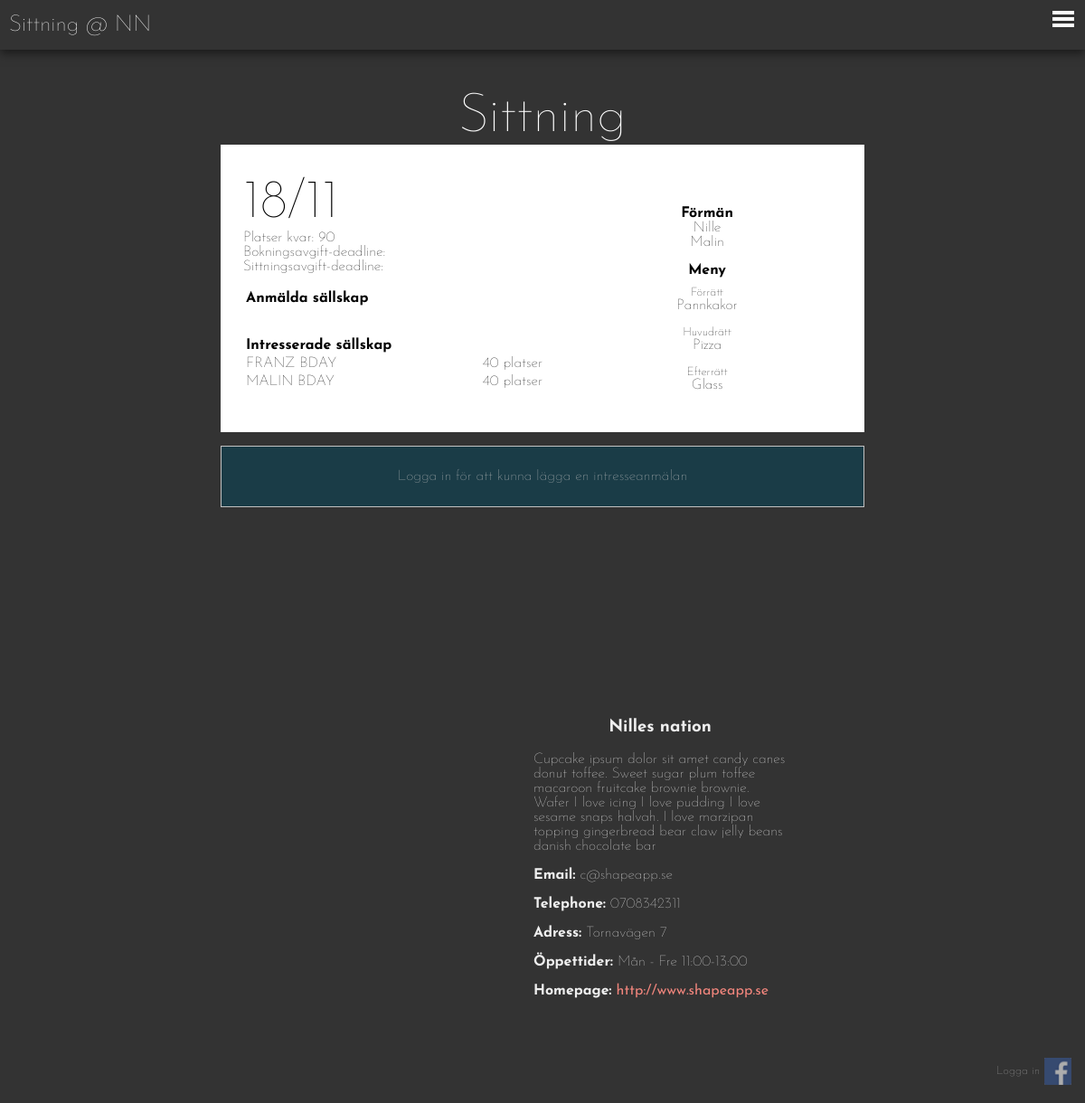
/sitting.php?sittId=3, run on the app's committed database.
### tables this page shows
create table sitting (
	id 				    integer auto_increment,
	sittDate		   	date not null,
	appetiser   		varchar(50),
	main       			varchar(50),
	desert	    		varchar(50),
	prelDeadline	    date,
	payDeadline		    date,
	active				tinyint(1) DEFAULT 1,
	resName				varchar(30),
	primary key(id),
	foreign key(resName) references restaurant(name) ON UPDATE CASCADE
);

create table restaurant (
    name			varchar(30),
	nickname		varchar(30),
	email	    	varchar(50),
    telephone       varchar(30),
	homepage        varchar(70),
    hours	    	tinytext,
    address         varchar(70),
	deposit 		integer,
	price   		integer,
	size   			integer,
	summary 		tinytext,
	backgroundimage tinytext,
	loggoimage 		tinytext,
    active          tinyint(1) DEFAULT 1,
	primary key(name)
);

create table party (
	id  			integer auto_increment,
	name    		varchar(30),
	partyType		varchar(20),
	sittId			integer NOT NULL,
	interest    	integer,
	message     	text,
	urlkey			varchar(10) NOT NULL,
	primary key(id),
	foreign key(partyType) references partytype(partyType) ON UPDATE CASCADE,
	foreign key(sittId) references sitting(id)
);

create table participant (
    id              integer auto_increment,
    name            varchar(30),
    other           varchar(50),
    loginaccount    integer NULL,
    active          tinyint(1) DEFAULT 1,
    primary key (id),
    foreign key (loginaccount) references loginaccount(id)
);

### db/dbHandler.php (called while the page is built, shortened)
<?php
	require_once 'database.php';
	require_once 'dataConverter.php';
	class DatabaseHandler extends DataConverter {
		private $db;
		public function __construct() {
			$this->db = new Database(DB_SERVER, DB_USERNAME, DB_PASSWORD, DB_DATABASE);
		}
		public function connect(){
			$this->db->openConnection();
		}
		public function disconnect(){
			$this->db->closeConnection();
		}
		public function getRestaurant($name){
			$sql = "SELECT * FROM restaurant WHERE name=?";
			$result = $this->db->executeQuery($sql, array($name));
			return $result[0];
			}
		public function getAccessLevel($fbid, $resName) {
		    $sql = "SELECT ut.accessLevel FROM restaurantparticipant as rp JOIN participantlogin as p ON rp.participantId = p.id JOIN usertype as ut ON rp.userType=ut.userType WHERE p.fbid=? AND rp.resName=?";
    		$result = $this->db->executeQuery($sql, array($fbid, $resName));
    		return $result[0][0];
		}
		public function getSitting($sittId) {
			$sql = "SELECT * FROM sitting WHERE id=?";
			$result = $this->db->executeQuery($sql, array($sittId));
			return $this->arrToSitting($result[0]);
		}
		public function getSittingForeman($sittId) {
			$sql = "SELECT p.name, p.id FROM sittingforeman as sf JOIN participant as p WHERE sf.participantId = p.id AND sf.sittId=?";
			$result = $this->db->executeQuery($sql, array($sittId));
			return $result;
		}
		public function getParties($sittId) {
			$sql = "SELECT * FROM party WHERE sittId=?";
			$result = $this->db->executeQuery($sql, array($sittId));
			return $this->arrarrParty($result);
		}
	}
?>

### db/database.php (called while the page is built, shortened)
<?php
class Database {
  private $host;
  private $userName;
  private $password;
  private $database;
  private $conn;
  public function __construct($host, $userName, $password, $database) {
    $this->host = $host;
    $this->userName = $userName;
    $this->password = $password;
    $this->database = $database;
  }
  public function openConnection() {
    try {
      $this->conn = new PDO("mysql:host=$this->host;dbname=$this->database",
        $this->userName,  $this->password,
        array(PDO::MYSQL_ATTR_INIT_COMMAND => "SET NAMES utf8"));
      $this->conn->setAttribute(PDO::ATTR_ERRMODE, PDO::ERRMODE_EXCEPTION);
    } catch (PDOException $e) {
      $error = "Connection error: " . $e->getMessage();
      print $error . "<p>";
      unset($this->conn);
      return false;
    }
    return true;
  }
  public function closeConnection() {
    $this->conn = null;
  }
  public function isConnected() {
    return isset($this->conn);
  }
  public function executeQuery($query, $param = null) {
    try {
      $stmt = $this->conn->prepare($query);
      $stmt->execute($param);
      $result = $stmt->fetchAll();
    } catch (PDOException $e) {
      $error = "*** Internal error: " . $e->getMessage() . "<p>" . $query;
      die($error);
    }
    return $result;
  }
}
?>

### db/dataConverter.php (called while the page is built, shortened)
<?php
class DataConverter{
	 function arrToSitting($arr){
		$s = (object)[
			'id' => $arr[0],
			'date' => $arr[1],
			'appetiser' => $arr[2],
			'main' => $arr[3],
			'desert' => $arr[4],
			'prelDay' => $arr[5],
			'payDay' => $arr[6],
		];
		return $s;
	}
	 function arrToParty($arr){
		return (object) [
			'id' => $arr[0],
			'name' => $arr[1],
			'type' => $arr[2],
			'sittId' => $arr[3],
			'interest' => $arr[4],
			'message' => $arr[5],
			'key' => $arr[6],
			'interestOnly' => ($arr[5] == 0 && $arr[6] == 0)
		];
	}
	 function arrarrParty($arr){
		$parties = array();
		foreach ($arr as $key => $p) {
			$party = $this->arrToParty($p);
			$parties[] = $party;
		}
		return $parties;
	}
}
?>

### loginCheck.php (called while the page is built, shortened)
<?php
	require_once 'db/dbHandler.php';
	$loggedIn = false;
	$resName = 'Nilles nation';
	$dbHandler = new DatabaseHandler();
	$restaurant = $dbHandler->getRestaurant($resName);
	$myAccessLevel = $dbHandler->getAccessLevel($fbid, $restaurant[0]);
?>

### sitting.php (the view, shortened to what this page needs)
<?php
	require_once 'header.php';
 	$dbHandler = new DatabaseHandler();
 	$sittId = $_GET['sittId'];
	$sitting = $dbHandler->getSitting($sittId);
	$parties = $dbHandler->getParties($sittId);
	$foreman = $dbHandler->getSittingForeman($sittId);
	$isSittingForeman = false;
	$spotsLeft = $restaurant[9];
 ?>
<div class="content">
	<div class="title">Sittning</div>
	<div class="single-sitting">
		<div class="left side">
				<h3><?php echo date('j/n', strtotime($sitting->date)); ?></h3>
				<label>Platser kvar: </label><span><?php echo $spotsLeft; ?></span><br />
				<label>Bokningsavgift-deadline: </label><span><?php echo $sitting->prelDay; ?></span><br />
				<label>Sittningsavgift-deadline: </label><span><?php echo $sitting->payDay; ?></span>
                <br /><br />
				<table>
					<tr>
						<th>Anmälda sällskap</th>
						<th></th>
					</tr>
					<?php
	                    $hasInterestedParties = false;
						foreach ($parties as $key => $p) {
							$prelSpots = 0;
							if($prelSpots == 0){
                                $hasInterestedParties = true;
							}
						}
					?>
				</table>
				<?php if($hasInterestedParties) : ?>
				<table>
					<tr>
						<th>Intresserade sällskap</th>
						<th></th>
					</tr>
					<?php
						foreach ($parties as $key => $p) {
							$isParticipating = false;
							$prelSpots = 0;
							if($prelSpots == 0){
							?>
                            <tr>
								<?php
									if($isParticipating || $myAccessLevel >= 5 || $isSittingForeman){
										echo '<td><a href="' . $p->key . '">' . $p->name . '</a></td>';
									} else {
										echo '<td>' . $p->name . '</td>';
									}
								?>
								<td class="right"><?php echo "$p->interest platser"; ?></td>
							</tr>
							<?php
							}
						}
					?>
				</table>
				<?php endif; ?>
		</div>
		<div class="right side">
			<h4>Förmän</h4>
			<span>
			<?php
				foreach ($foreman as $key => $f) {
					echo  $f[0] . '<br />';
				}
			?></span>
			<h4>Meny</h4>
			<label class="mitten">Förrätt</label>
			<span class="mitten"><?php echo $sitting->appetiser; ?></span>
			<label class="mitten">Huvudrätt</label>
			<span class="mitten"><?php echo $sitting->main; ?></span>
			<label class="mitten">Efterrätt</label>
			<span class="mitten"><?php echo $sitting->desert; ?></span>
		</div>
	</div>
	<?php if($loggedIn) : ?>
        <div class="button primary"  onclick="location.href='interest.php?sittId=<?php echo $sitting->id; ?>';">
            <span>+ Lägg en intresseanmälan</span>
        </div>
        <?php else : ?>
            <div class="button primary"  onclick="location.href='facebook-login/fbconfig.php';">
                <span>Logga in för att kunna lägga en intresseanmälan</span>
            </div>
        <?php endif; ?>
</div>
<?php include 'footer.php'; ?>

### footer.php (shortened to what this page needs)
    <footer>
        <div class="logocontainer" style="background-image: url('uploads/<?php echo $restaurant[12]; ?>');">
        </div>
        <div class="infocontainer">
            <h3><?php echo $restaurant[0]; ?></h3>
            <p><?php echo $restaurant[10]; ?></p>
            <div class="contactinformation">
                <p><strong>Email: </strong> <?php echo $restaurant[2] ?> </p>
                <p><strong>Telephone: </strong> <?php echo $restaurant[3]; ?> </p>
                <p><strong>Adress: </strong> <?php echo $restaurant[6]; ?> </p>
                <p><strong>Öppettider: </strong> <?php echo $restaurant[5]; ?> </p>
                <p><strong>Homepage: </strong> <a href="<?php echo $restaurant[4]; ?>"><?php echo $restaurant[4]; ?></a> </p>
            </div>
        </div>
    </footer>
    <?php if ($loggedIn): ?>
        <div class="fb-login">
            <a href="facebook-login/logout.php">
            <img src="https://graph.facebook.com/<?php echo $fbid; ?>/picture" />
            <span><?php echo $fbFullname; ?></span>
            <br />
            Logga ut</a>
        </div>
    <?php else : ?>
        <div class="fb-login">
            <img src="images/FB-logga.png" />
            <span class="login">Logga in</span>
        </div>
    <?php endif; ?>
	<div class="header">
		<a href="index.php">Sittning @ <?php echo $restaurant[1]; ?></a>
		<button class="header-button" id="open-button" onclick="toggleSide()">Open Menu</button>
	</div>
	</body>
</html>

### data on the page
sitting: sittDate "18/11", appetiser "Pannkakor", main "Pizza", desert "Glass"
restaurant: size "90", name "Nilles nation", summary "Cupcake ipsum dolor sit amet candy canes donut toffee. Sweet sugar plum toffee macaroon fruitcake brownie brownie. Wafer I love icing I love pudding I love sesame snaps halvah. I love marzipan topping gingerbread bear claw jelly beans danish chocolate bar", email "c@shapeapp.se", telephone "0708342311", address "Tornavägen 7", hours "Mån - Fre 11:00-13:00", homepage "http://www.shapeapp.se", nickname "NN"
party: name "FRANZ BDAY", interest "40"
party: name "MALIN BDAY", interest "40"
participant: name "Nille"
participant: name "Malin"
